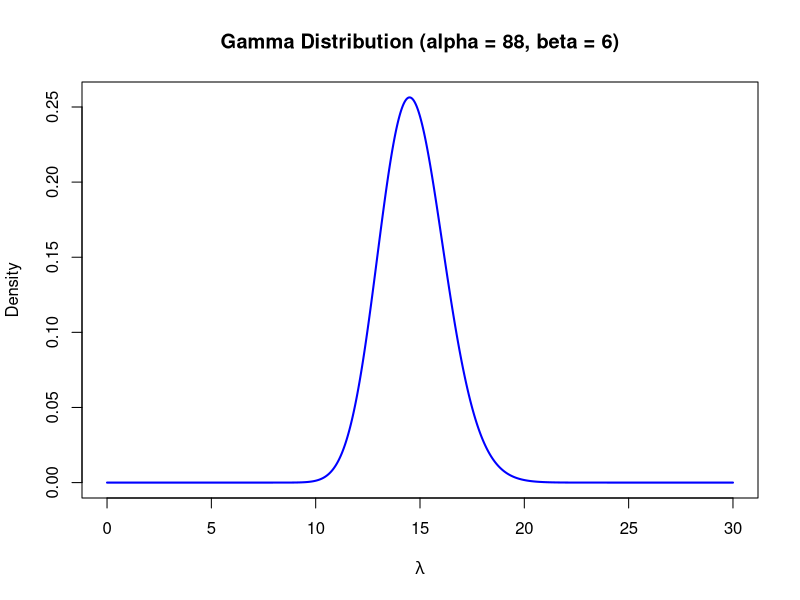

The R script that drew this image:
# Set the parameters for the Gamma distribution
alpha <- 88
beta <- 6

# Define a sequence of values for lambda (x-axis values)
lambda <- seq(0, 30, length.out = 1000)

# Calculate the density of the Gamma distribution
gamma_density <- dgamma(lambda, shape = alpha, rate = beta)

# Plot the Gamma distribution
plot(lambda, gamma_density, type = "l", 
     main = "Gamma Distribution (alpha = 88, beta = 6)", 
     xlab = expression(lambda), 
     ylab = "Density",
     col = "blue", lwd = 2)
